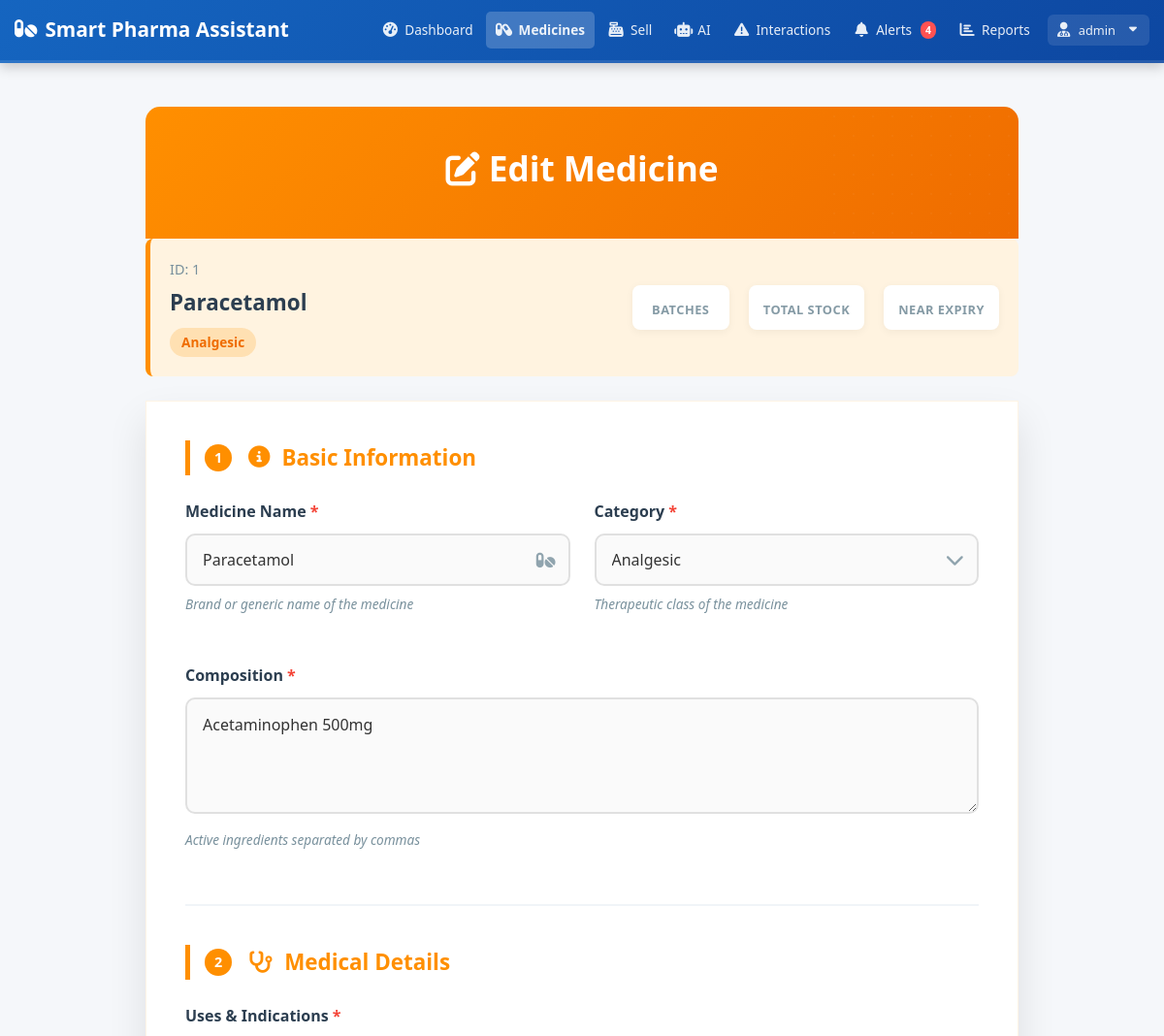
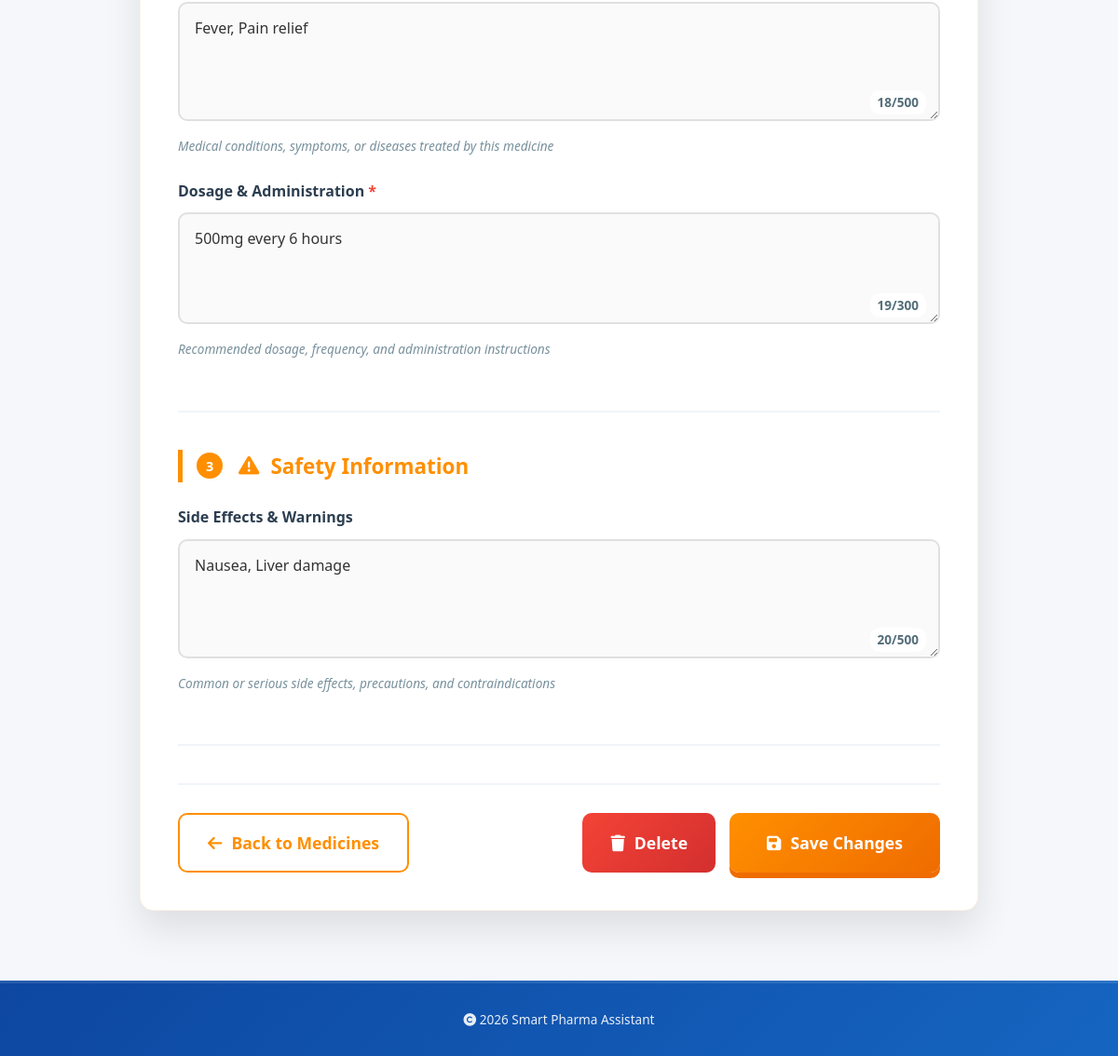
/medicine/edit/1 (signed in), run on the app's committed database (2 pictures, top to bottom).
### tables this page shows
CREATE TABLE medicines (
            id INTEGER PRIMARY KEY AUTOINCREMENT,
            name TEXT NOT NULL,
            composition TEXT,
            uses TEXT,
            dosage TEXT,
            side_effects TEXT,
            category TEXT,
            created_at TIMESTAMP DEFAULT CURRENT_TIMESTAMP,
            updated_at TIMESTAMP DEFAULT CURRENT_TIMESTAMP
        );

### app.py (the view, shortened to what this page needs)
@app.route('/medicine/edit/<int:id>', methods=['GET', 'POST'])
@login_required
def edit_medicine(id):
    try:
        db = get_db()
        medicine = db.execute('SELECT * FROM medicines WHERE id = ?', (id,)).fetchone()
        db.close()
        if not medicine:
            flash('❌ Medicine not found', 'danger')
            return redirect(url_for('view_medicines'))
        return render_template('edit_medicine.html',
                             medicine=medicine,
                             current_date=datetime.now())
    except Exception as e:
        flash(f'❌ Error editing medicine: {str(e)}', 'danger')
        return redirect(url_for('view_medicines'))

### app.py (called while the page is built)
def get_db():
    conn = sqlite3.connect('pharma.db')
    conn.row_factory = sqlite3.Row
    return conn

def login_required(f):
    @wraps(f)
    def decorated_function(*args, **kwargs):
        if 'user_id' not in session:
            flash('Please login first', 'danger')
            return redirect(url_for('login'))
        return f(*args, **kwargs)
    return decorated_function

@app.before_request
def before_request():
    if 'user_id' in session:
        db = get_db()
        unread_alerts = db.execute('SELECT COUNT(*) as count FROM alerts WHERE is_read = 0').fetchone()['count']
        g.unread_alerts_count = unread_alerts
        db.close()

### templates/edit_medicine.html (shortened to what this page needs)
{% extends "base.html" %}
{% block content %}
<div class="edit-medicine-container">
    <div class="form-header">
        <h1><i class="fas fa-edit"></i> Edit Medicine</h1>
    </div>
    <div class="medicine-info-banner">
        <div class="medicine-basic-info">
            <div class="medicine-id">ID: {{ medicine.id }}</div>
            <div class="medicine-name-display">{{ medicine.name }}</div>
            <span class="medicine-category">{{ medicine.category }}</span>
        </div>
        <div class="medicine-stats">
            <div class="stat-item">
                <div class="stat-label">Batches</div>
            </div>
            <div class="stat-item">
                <div class="stat-label">Total Stock</div>
            </div>
            <div class="stat-item">
                <div class="stat-label">Near Expiry</div>
            </div>
        </div>
    </div>
    <form method="POST" action="{{ url_for('edit_medicine', id=medicine.id) }}" id="editMedicineForm" class="edit-form-container">
        <div class="form-section">
            <h2 class="section-title">
                <span class="section-number">1</span>
                <i class="fas fa-info-circle"></i> Basic Information
            </h2>
            <div class="form-row">
                <div class="form-field">
                    <label class="form-label required" for="name">Medicine Name</label>
                    <div class="input-group">
                        <input type="text"
                               id="name"
                               name="name"
                               class="form-control"
                               value="{{ medicine.name }}"
                               required
                               maxlength="100"
                               autofocus>
                        <span class="input-icon">
                        </span>
                    </div>
                    <span class="form-help">Brand or generic name of the medicine</span>
                </div>
                <div class="form-field">
                    <label class="form-label required" for="category">Category</label>
                    <div class="category-select-container">
                        <select id="category" name="category" class="category-select" required>
                            {% set categories = [
                                'Analgesic', 'Antibiotic', 'Antihistamine', 'Antacid', 'NSAID',
                                'Anti-diabetic', 'Statin', 'Thyroid hormone', 'Bronchodilator',
                                'Proton pump inhibitor', 'ARB', 'SSRI', 'Vitamin', 'Other'
                            ] %}
                            {% for cat in categories %}
                            <option value="{{ cat }}" {% if medicine.category == cat %}selected{% endif %}>
                                {{ cat }}
                            </option>
                            {% endfor %}
                        </select>
                        <span class="select-arrow">
                        </span>
                    </div>
                    <span class="form-help">Therapeutic class of the medicine</span>
                </div>
            </div>
            <div class="form-field">
                <label class="form-label required" for="composition">Composition</label>
                <textarea id="composition"
                          name="composition"
                          class="form-control"
                          rows="3"
                          maxlength="300"
                          required>{{ medicine.composition or '' }}</textarea>
                <span class="form-help">Active ingredients separated by commas</span>
            </div>
        </div>
        <div class="form-section">
            <h2 class="section-title">
                <span class="section-number">2</span>
                <i class="fas fa-stethoscope"></i> Medical Details
            </h2>
            <div class="form-field">
                <label class="form-label required" for="uses">Uses & Indications</label>
                <div class="textarea-container">
                    <textarea id="uses"
                              name="uses"
                              class="form-control"
                              rows="4"
                              maxlength="500"
                              required>{{ medicine.uses or '' }}</textarea>
                    <div class="textarea-counter">
                        <span id="usesCounter" class="character-count">0/500</span>
                    </div>
                </div>
                <span class="form-help">Medical conditions, symptoms, or diseases treated by this medicine</span>
            </div>
            <div class="form-field">
                <label class="form-label required" for="dosage">Dosage & Administration</label>
                <div class="textarea-container">
                    <textarea id="dosage"
                              name="dosage"
                              class="form-control"
                              rows="3"
                              maxlength="300"
                              required>{{ medicine.dosage or '' }}</textarea>
                    <div class="textarea-counter">
                        <span id="dosageCounter" class="character-count">0/300</span>
                    </div>
                </div>
                <span class="form-help">Recommended dosage, frequency, and administration instructions</span>
            </div>
        </div>
        <div class="form-section">
            <h2 class="section-title">
                <span class="section-number">3</span>
                <i class="fas fa-exclamation-triangle"></i> Safety Information
            </h2>
            <div class="form-field">
                <label class="form-label" for="side_effects">Side Effects & Warnings</label>
                <div class="textarea-container">
                    <textarea id="side_effects"
                              name="side_effects"
                              class="form-control"
                              rows="4"
                              maxlength="500">{{ medicine.side_effects or '' }}</textarea>
                    <div class="textarea-counter">
                        <span id="sideEffectsCounter" class="character-count">0/500</span>
                    </div>
                </div>
                <span class="form-help">Common or serious side effects, precautions, and contraindications</span>
            </div>
        </div>
        <div class="form-actions">
            <div>
                <a href="{{ url_for('view_medicines') }}" class="secondary-btn">
                    <i class="fas fa-arrow-left"></i> Back to Medicines
                </a>
            </div>
            <div style="display: flex; gap: 15px;">
                <button type="button" class="danger-btn" id="deleteBtn">
                    <i class="fas fa-trash"></i> Delete
                </button>
                <button type="submit" class="submit-btn" id="submitBtn">
                    <i class="fas fa-save"></i> Save Changes
                </button>
            </div>
        </div>
    </form>
</div>
{% endblock %}

### static/css/theme-3d.css (style rules this page uses)
:root { --primary-deep: #0D47A1; --primary-main: #1565C0; --primary-light: #42A5F5; --primary-gradient: linear-gradient(145deg, #1565C0, #0D47A1); --secondary-deep: #00695C; --secondary-main: #00897B; --secondary-light: #4DB6AC; --secondary-gradient: linear-gradient(145deg, #00897B, #00695C); --background: #F5F7FA; --card-white: #FFFFFF; --alert-amber: #FF8F00; --alert-red: #D32F2F; --success-green: #388E3C; --info-blue: #0288D1; --text-primary: #263238; --text-secondary: #546E7A; --text-light: #78909C; --shadow-light: 0 2px 4px rgba(0, 0, 0, 0.1); --shadow-medium: 0 4px 8px rgba(0, 0, 0, 0.15); --shadow-heavy: 0 8px 16px rgba(0, 0, 0, 0.2); --shadow-primary: 0 6px 12px rgba(21, 101, 192, 0.25); }
* { margin: 0; padding: 0; box-sizing: border-box; font-family: 'Segoe UI', Tahoma, Geneva, Verdana, sans-serif; }
body { background: var(--background); color: var(--text-primary); min-height: 100vh; line-height: 1.6; }
.stat-label { font-size: 1.1rem; opacity: 0.9; font-weight: 500; }
.form-label { display: block; margin-bottom: 8px; font-weight: 600; color: var(--text-primary); font-size: 1rem; }
.form-control { width: 100%; padding: 12px 15px; border: 2px solid #E0E0E0; border-radius: 8px; font-size: 16px; transition: all 0.3s; background: #fafafa; }

### data on the page
medicines: id "1", name "Paracetamol", category "Analgesic", composition "Acetaminophen 500mg", uses "Fever, Pain relief", dosage "500mg every 6 hours", side_effects "Nausea, Liver damage"

### other printed values
{{ g.unread_alerts_count }} "4"
